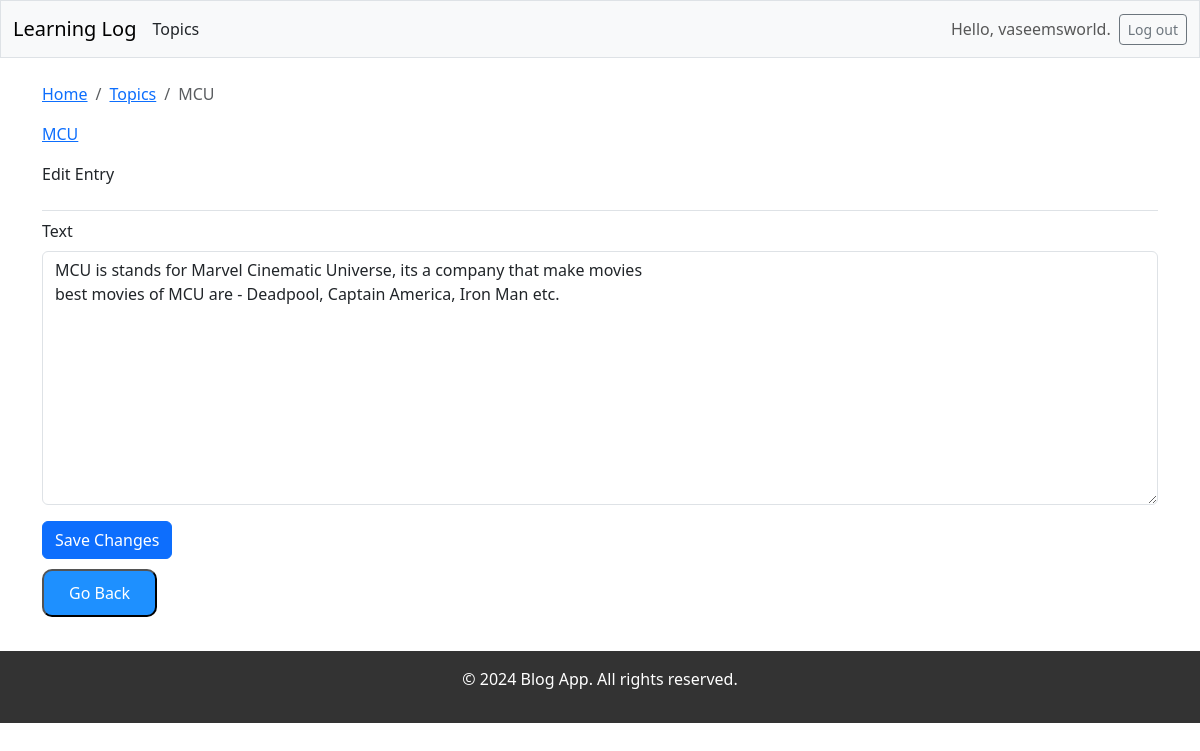
The page /edit_entry/2/ (signed in) on the database its author committed.
### learning_logs/models.py (models this page shows, shortened)
class Topic(models.Model):
    text = models.CharField(max_length=200)
    date_added = models.DateTimeField(auto_now_add=True)
    owner = models.ForeignKey(User,on_delete=models.CASCADE)
    def __str__(self):
        return self.text

class Entry(models.Model):
    topic = models.ForeignKey(Topic,on_delete=models.CASCADE)
    text = models.TextField()
    date_added = models.DateTimeField(auto_now_add=True)
    class Meta:
        verbose_name_plural = 'entries'

### learning_logs/views.py (the view)
# urls.py: path('edit_entry/<int:entry_id>/',views.edit_entry,name='edit_entry'),
@login_required
def edit_entry(request,entry_id):
    entry = Entry.objects.get(id=entry_id)
    topic = entry.topic
    if request.method != 'POST':
        form = EntryForm(instance=entry)
    else:
        form = EntryForm(instance=entry,data=request.POST)
        if form.is_valid():
            form.save()
            return redirect('learning_logs:topic', topic_id = topic.id)
    context = {'entry':entry,'topic':topic,'form':form}
    return render(request,'learning_logs/edit_entry.html',context)

### learning_logs/forms.py
class EntryForm(forms.ModelForm):
    class Meta:
        model = Entry
        fields = ['text']
        lablels = {'text': '' }
        widgets = {'text':forms.Textarea(attrs={'placeholder':'Enter your text'})}

### learning_logs/templates/learning_logs/edit_entry.html (shortened to what this page needs)
{% extends 'learning_logs/base.html' %}
{% load django_bootstrap5 %}
{% load static %}
{% block page_header %}
<nav aria-label="breadcrumb">
  <ol class="breadcrumb">
    <li class="breadcrumb-item"><a href="/">Home</a></li>
    <li class="breadcrumb-item"><a href="{% url 'learning_logs:topics' %}">Topics</a></li>
    <li class="breadcrumb-item active" aria-current="page"> {{topic.text}}</li>
  </ol>
</nav>
<p><a href="{% url 'learning_logs:topic' topic.id %}">{{ topic }}</a></p>
<p>Edit Entry</p>
{% endblock page_header %}
{% block content %}
<form action="{% url 'learning_logs:edit_entry' entry.id %}" method="post">
    {% bootstrap_form form %}
    {% bootstrap_button button_type="submit" content="Save Changes" %}
</form>
<button class="backbutton" onclick="goBack()">Go Back</button>
{% endblock content %}

### learning_logs/templates/learning_logs/base.html (shortened to what this page needs)
<!DOCTYPE html>
<html lang="en">
<head>
    {% load static %}
    <link rel="stylesheet" href="{% static 'learning_logs/styles.css' %}">
    {% load django_bootstrap5 %}
    {% bootstrap_css %}
<body>
<nav class="navbar navbar-expand-md navbar-light bg-light mb-4 border">
    <div class="container-fluid">
        <a class="navbar-brand" href="{% url 'learning_logs:index' %}">Learning Log</a>
        <a class="nav-link" href="{% url 'learning_logs:topics' %}">Topics</a>
        <div class="collapse navbar-collapse" id="navbarCollapse">
            <ul class="navbar-nav ms-auto mb-2 mb-md-0">
                {% if user.is_authenticated %}
                <li class="nav-item">
                    <span class="navbar-text me-2">Hello, {{ user.username }}.
                    </span></li>
                {% endif %}
            </ul>
            {% if user.is_authenticated %}
            <form action="{% url 'accounts:logout' %}" method='post'>
                <button name='submit' class='btn btn-outline-secondary btn-sm'>
                    Log out
                </button>
            </form>
            {% endif %}
        </div>
    </div>
</nav>
<main class="container">
    <div class="pb-2 mb-2 border-bottom">
        {% block page_header %}{% endblock page_header %}
    </div>
    <div>
        {% block content %} {% endblock content %}
    </div>
</main>
<br>
<footer>
    <p>&copy; 2024 Blog App. All rights reserved.</p>
</footer>
</body>
</html>

### learning_logs/static/learning_logs/styles.css (style rules this page uses)
.backbutton { text-decoration: none; border-radius: 10px; color: white; background-color: #1e90ff; margin: 10px 0px; padding: 10px 25px; }
footer { background-color: #333; color: #fff; text-align: center; padding: 1em; }

### rows shown on the page
Topic: text "MCU"
Entry: text "MCU is stands for Marvel Cinematic Universe, its a company that make movies best movies of MCU are - Deadpool, Captain America, Iron Man etc."

### other values the page prints
{{ user.username }} "vaseemsworld"
